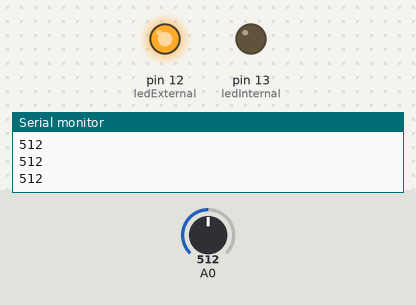
The sketch below on a simulated Arduino Uno, built with avr-gcc and run on an emulated ATmega328P. Parts: output pins drawn as LEDs (lit = HIGH), the last lines printed to the serial monitor. The test bench sets the inputs (shaded band); at power-on: A0 = 512.

Above: at 1.2 s.
1.3 s: A0 set to 983
2.8 s: A0 set to 1011
At 3.2 s:
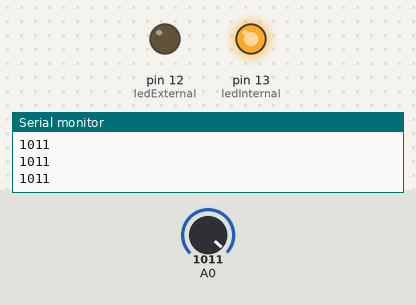
4.3 s: A0 set to 990
At 5.5 s:
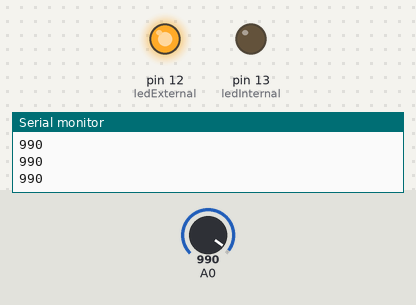
5.8 s: A0 set to 1010
At 6.8 s:
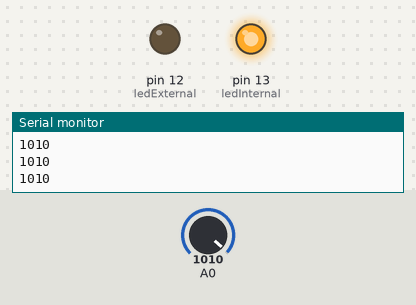
Timing chart, 0 to 8.3 s (numbered marks = the images above; inputs shaded):
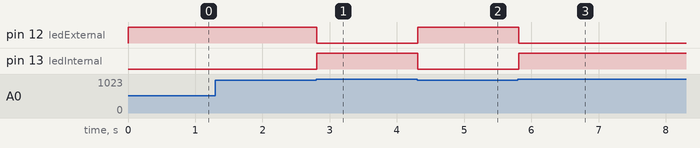

Measured:
- the behaviour switches between 1000 and 1001 on A0 (found by bisection; images 0 and 1)
- after the input at 2.8 s, pin 12 (ledExternal): HIGH → LOW at once; pin 13 (ledInternal): LOW → HIGH at once
- after the input at 4.3 s, pin 12 (ledExternal): LOW → HIGH at once; pin 13 (ledInternal): HIGH → LOW at once
- after the input at 5.8 s, pin 12 (ledExternal): HIGH → LOW at once; pin 13 (ledInternal): LOW → HIGH at once

The sketch:

LED_Complexity.ino
```cpp
/*
author @Tommy Boonchuaysream
This program allows a user to switch on the light by pressing the switch.
However, if it is already bright, the light will not turn on. It is done to conserve energy.
*/

int ledExternal = 12;
int ledInternal = 13;

void setup() {
  // initialize serial communication at 9600 bits per second:
  Serial.begin(9600);
  // initialize the LED pin as outputs.
  pinMode(ledExternal, OUTPUT);
  pinMode(ledInternal, OUTPUT);
  // initialize the input pin as input
  pinMode(A0, INPUT);

}

void loop() {
  // read the input on analog pin 0:
  int sensorValue = analogRead(A0);

  //print out light sensor value
  Serial.println(sensorValue);
  delay(1);

  //check if the light value is below 1000
  //if it is, that means that it is dark
  if(sensorValue <= 1000){
    digitalWrite(ledExternal, HIGH);
    digitalWrite(ledInternal, LOW);
  } else {
      digitalWrite(ledExternal, LOW);
      digitalWrite(ledInternal, HIGH);
  }
}
```
